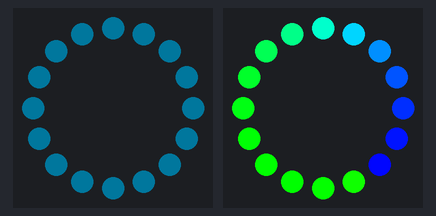
A sketch run on a simulated Arduino Uno, built with avr-gcc and run on an emulated ATmega328P. On the bench: 2 × 16 RGB LEDs in a ring, first at the top, clockwise. Dim RGB values are drawn brighter than linear.

Above: at 0.46 s.
At 6.63 s:
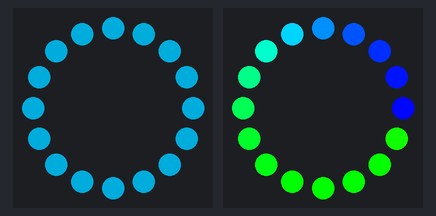
At 12.8 s:
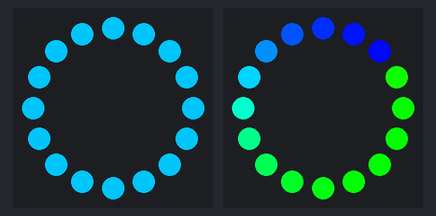
At 18.97 s:
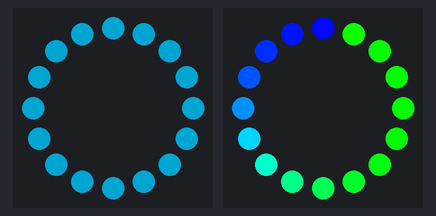
At 25.14 s:
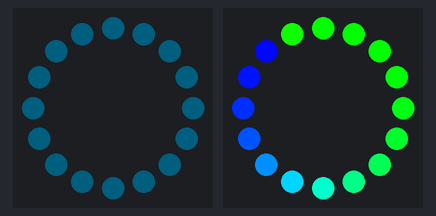
At 39.65 s:
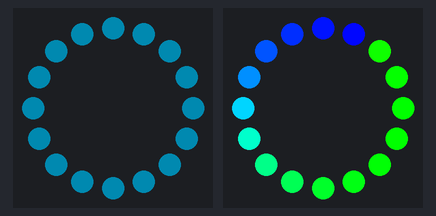

The sketch:

animation_2_rings.ino
```cpp
// la bibliothèque pour les leds
#include <Adafruit_NeoPixel.h>

// la structure de données pour stocker les couleurs
struct Vec3 {
  float c1;
  float c2;
  float c3;
  Vec3()
    : c1(0), c2(0), c3(0) {}
  Vec3(const float c1, const float c2, const float c3)
    : c1(c1), c2(c2), c3(c3) {}
};

// quelques définitions de couleurs
Vec3 bleu = Vec3(0, 200, 255);
Vec3 orange = Vec3(255, 105, 0);
Vec3 noir = Vec3(0, 0, 0);
Vec3 rose = Vec3(220, 0, 120);

// initialisation des leds
#define NUMPIXELS 16
Adafruit_NeoPixel ring1(NUMPIXELS, 6, NEO_GRB + NEO_KHZ800); // nombre de leds, broche arduino, type de leds
Adafruit_NeoPixel ring2(NUMPIXELS, 9, NEO_GRB + NEO_KHZ800);


void setup() {

  ring1.begin();// démarrage de l'anneau
  ring2.begin();

}

void loop() {
  // gestion du temps
  long totalTime = 5000; // temps total de l'animation
  long dur = millis() % totalTime; // timing

  // créer des transitions

  // transitions linéaires
  transition_lin(&ring1, NUMPIXELS, dur, 0, 2500, noir, bleu);
  transition_lin(&ring1, NUMPIXELS, dur, 2500, 5000, bleu, noir);

  animation_radiale(&ring2, NUMPIXELS, dur, 0, 5000);


  ring1.show();
  ring2.show();

}

void animation_radiale(Adafruit_NeoPixel *strip, int n, float t, float startT, float endT) {
  if (t > startT && t < endT) {
    int currentTime = map(t, startT, endT, 0, 1000);
    int ledsOffset = map(currentTime, 0, 1000, 0, n * 8);
    for (int i = 0 ; i < n ; i++) {
      float teinteHSB = map(i, 0, n, 100, 235);
      float teinteLeds = map(teinteHSB, 0, 360, 0, 65535);
      strip->setPixelColor((i + ledsOffset) % n, strip->gamma32(strip->ColorHSV(teinteLeds, 255, 255)));
    }
  }
}


// pas de transition : une couleur fixe pendant un durée
void fixed_color(Adafruit_NeoPixel *strip, int n, float t, float startT, float endT, Vec3 c) {
  if (t > startT && t < endT) {
    int currentTime = map(t, startT, endT, 0, 1000);
    for (int i = 0; i < n ; i++) {
      strip->setPixelColor(i, strip->Color(c.c1, c.c2, c.c3));
    }
  }
}

// transition linéaire d'une couleur à une autre pendant une durée donnée
void transition_lin(Adafruit_NeoPixel *strip, int n, float t, float startT, float endT, Vec3 startC, Vec3 endC) {
  if (t > startT && t < endT) {
    int currentTime = map(t, startT, endT, 0, 1000);
    float r = map(currentTime, 0, 1000, startC.c1, endC.c1);
    float g = map(currentTime, 0, 1000, startC.c2, endC.c2);
    float b = map(currentTime, 0, 1000, startC.c3, endC.c3);
    for (int i = 0; i < n ; i++) {
      strip->setPixelColor(i, strip->Color(r, g, b));
    }
  }
}

// transitions : https://easings.net/
// transition sine
void transition_sine_InOut(Adafruit_NeoPixel *strip, int n, float t, float startT, float endT, Vec3 startC, Vec3 endC) {
  if (t > startT && t < endT) {
    float currentTime = map(t, startT, endT, 0, 1000) / 1000.;
    float t = -(cos(PI * currentTime) - 1) / 2.;
    float r = map(t * 1000, 0, 1000, startC.c1, endC.c1);
    float g = map(t * 1000, 0, 1000, startC.c2, endC.c2);
    float b = map(t * 1000, 0, 1000, startC.c3, endC.c3);
    for (int i = 0; i < n ; i++) {
      strip->setPixelColor(i, strip->Color(r, g, b));
    }
  }
}
void transition_sine_In(Adafruit_NeoPixel *strip, int n, float t, float startT, float endT, Vec3 startC, Vec3 endC) {
  if (t > startT && t < endT) {
    float currentTime = map(t, startT, endT, 0, 1000) / 1000.;
    float t = 1 - cos((currentTime * PI) / 2.);
    float r = map(t * 1000, 0, 1000, startC.c1, endC.c1);
    float g = map(t * 1000, 0, 1000, startC.c2, endC.c2);
    float b = map(t * 1000, 0, 1000, startC.c3, endC.c3);
    for (int i = 0; i < n ; i++) {
      strip->setPixelColor(i, strip->Color(r, g, b));
    }
  }
}
void transition_sine_Out(Adafruit_NeoPixel *strip, int n, float t, float startT, float endT, Vec3 startC, Vec3 endC) {
  if (t > startT && t < endT) {
    float currentTime = map(t, startT, endT, 0, 1000) / 1000.;
    float t = sin((currentTime * PI) / 2);
    float r = map(t * 1000, 0, 1000, startC.c1, endC.c1);
    float g = map(t * 1000, 0, 1000, startC.c2, endC.c2);
    float b = map(t * 1000, 0, 1000, startC.c3, endC.c3);
    for (int i = 0; i < n ; i++) {
      strip->setPixelColor(i, strip->Color(r, g, b));
    }
  }
}
// Transition circ
void transition_circ_InOut(Adafruit_NeoPixel *strip, int n, float t, float startT, float endT, Vec3 startC, Vec3 endC) {
  if (t > startT && t < endT) {
    float currentTime = map(t, startT, endT, 0, 1000) / 1000.;
    float t = currentTime < 0.5 ? (1 - sqrt(1 - pow(2 * currentTime, 2))) / 2 : (sqrt(1 - pow(-2 * currentTime + 2, 2)) + 1) / 2;
    float r = map(t * 1000, 0, 1000, startC.c1, endC.c1);
    float g = map(t * 1000, 0, 1000, startC.c2, endC.c2);
    float b = map(t * 1000, 0, 1000, startC.c3, endC.c3);
    for (int i = 0; i < n ; i++) {
      strip->setPixelColor(i, strip->Color(r, g, b));
    }
  }
}
void transition_circ_In(Adafruit_NeoPixel *strip, int n, float t, float startT, float endT, Vec3 startC, Vec3 endC) {
  if (t > startT && t < endT) {
    float currentTime = map(t, startT, endT, 0, 1000) / 1000.;
    float t = 1 - sqrt(1 - pow(currentTime, 2));
    float r = map(t * 1000, 0, 1000, startC.c1, endC.c1);
    float g = map(t * 1000, 0, 1000, startC.c2, endC.c2);
    float b = map(t * 1000, 0, 1000, startC.c3, endC.c3);
    for (int i = 0; i < n ; i++) {
      strip->setPixelColor(i, strip->Color(r, g, b));
    }
  }
}
void transition_circ_Out(Adafruit_NeoPixel *strip, int n, float t, float startT, float endT, Vec3 startC, Vec3 endC) {
  if (t > startT && t < endT) {
    float currentTime = map(t, startT, endT, 0, 1000) / 1000.;
    float t =  sqrt(1 - pow(currentTime - 1, 2));
    float r = map(t * 1000, 0, 1000, startC.c1, endC.c1);
    float g = map(t * 1000, 0, 1000, startC.c2, endC.c2);
    float b = map(t * 1000, 0, 1000, startC.c3, endC.c3);
    for (int i = 0; i < n ; i++) {
      strip->setPixelColor(i, strip->Color(r, g, b));
    }
  }
}
// Transition exponentielle
void transition_expo_InOut(Adafruit_NeoPixel *strip, int n, float t, float startT, float endT, Vec3 startC, Vec3 endC) {
  if (t > startT && t < endT) {
    float currentTime = map(t, startT, endT, 0, 1000) / 1000.;
    float t =  currentTime == 0
               ? 0
               : currentTime == 1
               ? 1
               : currentTime < 0.5 ? pow(2, 20 * currentTime - 10) / 2
               : (2 - pow(2, -20 * currentTime + 10)) / 2;
    float r = map(t * 1000, 0, 1000, startC.c1, endC.c1);
    float g = map(t * 1000, 0, 1000, startC.c2, endC.c2);
    float b = map(t * 1000, 0, 1000, startC.c3, endC.c3);
    for (int i = 0; i < n ; i++) {
      strip->setPixelColor(i, strip->Color(r, g, b));
    }
  }
}
void transition_expo_Out(Adafruit_NeoPixel *strip, int n, float t, float startT, float endT, Vec3 startC, Vec3 endC) {
  if (t > startT && t < endT) {
    float currentTime = map(t, startT, endT, 0, 1000) / 1000.;
    float t =  currentTime == 1 ? 1 : 1 - pow(2, -10 * currentTime);
    float r = map(t * 1000, 0, 1000, startC.c1, endC.c1);
    float g = map(t * 1000, 0, 1000, startC.c2, endC.c2);
    float b = map(t * 1000, 0, 1000, startC.c3, endC.c3);
    for (int i = 0; i < n ; i++) {
      strip->setPixelColor(i, strip->Color(r, g, b));
    }
  }
}
void transition_expo_In(Adafruit_NeoPixel *strip, int n, float t, float startT, float endT, Vec3 startC, Vec3 endC) {
  if (t > startT && t < endT) {
    float currentTime = map(t, startT, endT, 0, 1000) / 1000.;
    float t =   currentTime == 0 ? 0 : pow(2, 10 * currentTime - 10);
    float r = map(t * 1000, 0, 1000, startC.c1, endC.c1);
    float g = map(t * 1000, 0, 1000, startC.c2, endC.c2);
    float b = map(t * 1000, 0, 1000, startC.c3, endC.c3);
    for (int i = 0; i < n ; i++) {
      strip->setPixelColor(i, strip->Color(r, g, b));
    }
  }
}
```
